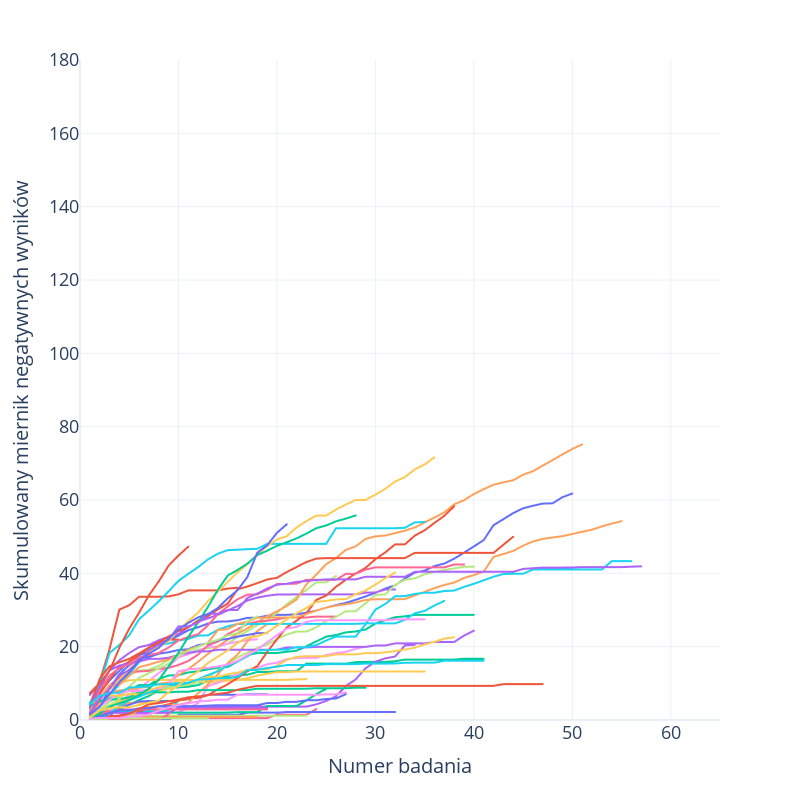
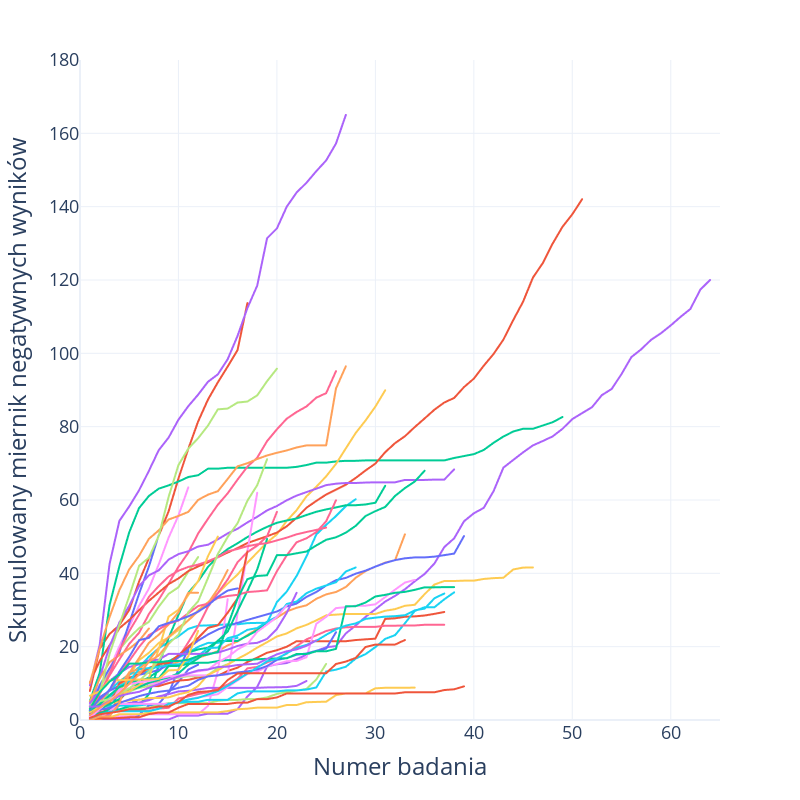

The notebook cell these images were saved under, in order:
### Code cell
# Podziel dane na dwie ramki danych
df_zgon_0 = df_miernik_df[df_miernik_df['ZGON'] == 0]
df_zgon_1 = df_miernik_df[df_miernik_df['ZGON'] == 1]

# fig0 = make_subplots(rows=1, cols=2, subplot_titles=['Zgon: nie', 'Zgon: tak'])
# Wykres dla ZGON=0
fig1 = px.line(df_zgon_0, x='BADANIE_NR', y='Miernik_sum', color='PACJENT_NR', 
              labels={'BADANIE_NR': 'BADANIE_NR', 'Miernik_sum': 'Miernik', 'PACJENT_NR': 'Pacjent'}, width=800, height=800)
fig1.update_xaxes(title_text='Numer badania')
fig1.update_yaxes(title_text='Skumulowany miernik negatywnych wyników')
fig1.update_layout(showlegend=False)

# Wykres dla ZGON=1
fig2 = px.line(df_zgon_1, x='BADANIE_NR', y='Miernik_sum', color='PACJENT_NR', 
               labels={'BADANIE_NR': 'BADANIE_NR', 'Miernik_sum': 'Miernik', 'PACJENT_NR': 'Pacjent'}, width=800, height=800)
fig2.update_xaxes(title_text='Numer badania')
fig2.update_yaxes(title_text='Skumulowany miernik negatywnych wyników')
fig2.update_layout(showlegend=False)

fig1.update_yaxes(range=[0, 180])
fig2.update_yaxes(range=[0, 180])

fig1.update_xaxes(range=[0, 65])
fig2.update_xaxes(range=[0, 65])

fig1.update_layout(
    xaxis=dict(
        tickfont=dict(size=18),
        title_font=dict(size=20),
    ),
    yaxis=dict(
        tickfont=dict(size=18),
        title_font=dict(size=20)
    )
)
fig2.update_layout(
    xaxis=dict(
        tickfont=dict(size=18),
        title_font=dict(size=24),
    ),
    yaxis=dict(
        tickfont=dict(size=18),
        title_font=dict(size=24)
    )
)
fig1.update_layout(template="plotly_white")
fig2.update_layout(template="plotly_white")
# Wyświetl oba wykresy
fig1.show()
fig2.show()
fig1.write_image("../images/"+"miernik_pacjenci_wyleczeni"+ ".png", width=1000, height=800, scale=4, format="png")
fig2.write_image("../images/"+"miernik_pacjenci_zmarli"+ ".png", width=1000, height=800, scale=4, format="png")
# fig.write_html("miernik_pacjenci_wyleczeni.html")
# fig2.write_html("miernik_pacjenci_zmarli.html")
# fig0.write_html("ph_skumulowane.html")
